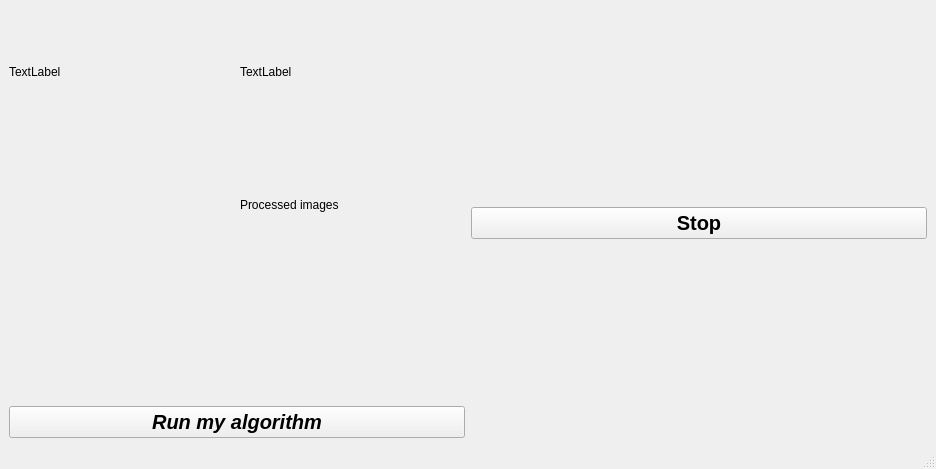
<?xml version="1.0" encoding="UTF-8"?>
<ui version="4.0">
 <class>MainWindow</class>
 <widget class="QMainWindow" name="MainWindow">
  <property name="geometry">
   <rect>
    <x>0</x>
    <y>0</y>
    <width>936</width>
    <height>469</height>
   </rect>
  </property>
  <property name="windowTitle">
   <string>MainWindow</string>
  </property>
  <widget class="QWidget" name="centralwidget">
   <property name="layoutDirection">
    <enum>Qt::RightToLeft</enum>
   </property>
   <layout class="QHBoxLayout" name="horizontalLayout_3">
    <item>
     <layout class="QVBoxLayout" name="verticalLayout_2">
      <item>
       <layout class="QHBoxLayout" name="horizontalLayout_2">
       <item>
         <layout class="QVBoxLayout" name="logoLayout">
          <property name="leftMargin">
           <number>1</number>
          </property>
          <property name="rightMargin">
           <number>0</number>
          </property>
         </layout>
        </item>
        <item>
         <layout class="QVBoxLayout" name="tlLayout">
          <property name="leftMargin">
           <number>0</number>
          </property>
          <property name="rightMargin">
           <number>1</number>
          </property>
         </layout>
        </item>
        <item>
         <layout class="QVBoxLayout" name="mapLayout">
          <property name="leftMargin">
           <number>1</number>
          </property>
          <property name="rightMargin">
           <number>0</number>
          </property>
         </layout>
        </item>
       </layout>
      </item>
      <item>
       <widget class="QPushButton" name="stopButton">
        <property name="font">
         <font>
          <pointsize>15</pointsize>
          <weight>75</weight>
          <bold>true</bold>
         </font>
        </property>
        <property name="text">
         <string>Stop</string>
        </property>
        <property name="icon">
         <iconset resource="../../introrob_py/resources/resources.qrc">
          <normaloff>:/images/stop.png</normaloff>:/images/stop.png</iconset>
        </property>
       </widget>
      </item>
     </layout>
    </item>
    <item>
     <layout class="QVBoxLayout" name="verticalLayout">
      <property name="sizeConstraint">
       <enum>QLayout::SetDefaultConstraint</enum>
      </property>
      <item>
       <layout class="QGridLayout" name="gridLayout">
        <item row="2" column="0">
         <widget class="QLabel" name="imageLeft">
          <property name="text">
           <string>TextLabel</string>
          </property>
         </widget>
        </item>
        
        <item row="4" column="1">
         <widget class="QLabel" name="imageFiltered">
          <property name="text">
           <string/>
          </property>
         </widget>
        </item>
        <item row="2" column="1">
         <widget class="QLabel" name="image">
          <property name="text">
           <string>TextLabel</string>
          </property>
         </widget>
        </item>
        <item row="3" column="0">
         <widget class="QLabel" name="label_2">
          <property name="text">
           <string>Processed images</string>
          </property>
         </widget>
        </item>
       </layout>
      </item>
      <item>
       <layout class="QHBoxLayout" name="horizontalLayout">
        <property name="spacing">
         <number>2</number>
        </property>
        <property name="sizeConstraint">
         <enum>QLayout::SetMinimumSize</enum>
        </property>
        <item>
         <widget class="QPushButton" name="pushButton">
          <property name="sizePolicy">
           <sizepolicy hsizetype="Minimum" vsizetype="Maximum">
            <horstretch>0</horstretch>
            <verstretch>0</verstretch>
           </sizepolicy>
          </property>
          <property name="font">
           <font>
            <pointsize>15</pointsize>
            <weight>75</weight>
            <italic>true</italic>
            <bold>true</bold>
           </font>
          </property>
          <property name="text">
           <string>Run my algorithm</string>
          </property>
         </widget>
        </item>
       </layout>
      </item>
     </layout>
    </item>
   </layout>
  </widget>
  <widget class="QMenuBar" name="menubar">
   <property name="geometry">
    <rect>
     <x>0</x>
     <y>0</y>
     <width>936</width>
     <height>25</height>
    </rect>
   </property>
  </widget>
  <widget class="QStatusBar" name="statusbar"/>
 </widget>
 <resources>
  <include location="../../introrob_py/resources/resources.qrc"/>
 </resources>
 <connections/>
</ui>
